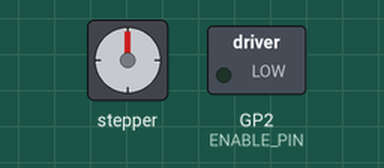
Simulated run of this sketch. Board: Raspberry Pi Pico. Parts: stepper motor, switched loads named in the sketch (green lamp = pin HIGH). Stepper angles assume 200 steps per turn.

Above: at 0.15 s.
At 10.05 s:
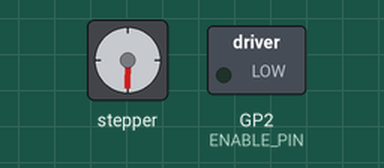
At 19.96 s:
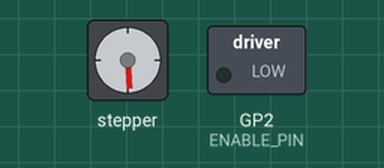
At 39.78 s:
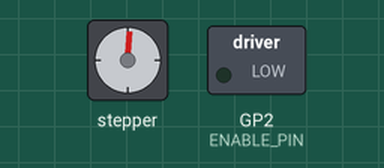
Timing chart, 0 to 40.0 s (numbered marks = the images above):
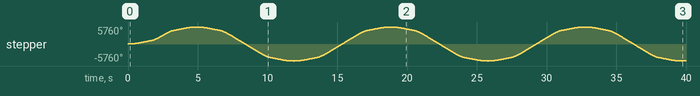

The sketch:

drv8825_stepper.ino
```cpp
// snippet: drv8825_stepper
// tags: motor, stepper, drv8825, accelstepper, driver, nema17, 1_32 microstepping
// not-tags: 28byj48, uln2003, 4wire, 2048
// boards: avr, esp32, megaavr, nano33iot, romi32u4, rp2040
// library: AccelStepper
// description: NEMA17 stepper with DRV8825 using AccelStepper, non-blocking
// prompts: DRV8825 stepper driver, NEMA17 DRV8825, AccelStepper DRV8825, microstepping stepper, 1/32 step mode driver
// exact-include: AccelStepper.h

#include <AccelStepper.h>

// DRV8825: STEP=3, DIR=4, ENABLE=2 (active LOW)
const int ENABLE_PIN = 2;
AccelStepper stepper(AccelStepper::DRIVER, 3, 4);

void setup() {
  pinMode(ENABLE_PIN, OUTPUT);
  digitalWrite(ENABLE_PIN, LOW);  // enable driver
  stepper.setMaxSpeed(1600);       // steps/sec (1/16 microstepping → 3200 steps/rev)
  stepper.setAcceleration(800);
  stepper.moveTo(3200);  // absolute target position (steps); call ONCE, not every loop
}

void loop() {
  if (stepper.distanceToGo() == 0) {
    stepper.moveTo(-stepper.currentPosition());  // absolute target position (steps); call ONCE, not every loop
  }
  stepper.run();  // MUST be called every loop iteration to step the motor
}
```

Measured:
- by itself, stepper: turns 5760° clockwise in 4.9 s, then 11520° counter-clockwise in 6.9 s, then 11520° clockwise in 6.9 s, then 11520° counter-clockwise in 6.9 s, and so on
